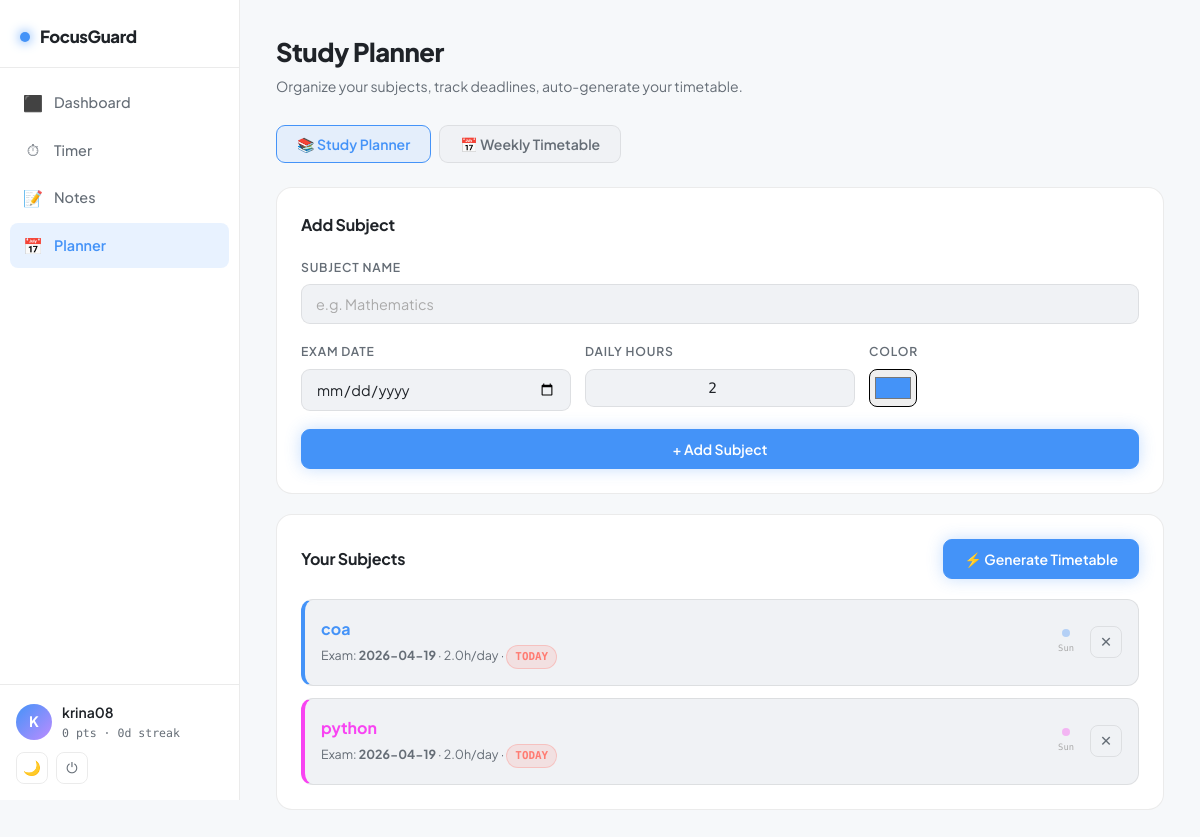
The app's page /planner (signed in) with its own data.
### tables this page shows
CREATE TABLE users (
            id              INTEGER PRIMARY KEY AUTOINCREMENT,
            username        TEXT    UNIQUE NOT NULL,
            password        TEXT    NOT NULL,
            points          INTEGER DEFAULT 0,
            streak          INTEGER DEFAULT 0,
            last_study_date TEXT,
            theme           TEXT    DEFAULT 'dark',
            ringtone        TEXT    DEFAULT 'bell',
            created_at      TIMESTAMP DEFAULT CURRENT_TIMESTAMP
        );

CREATE TABLE planner (
            id          INTEGER PRIMARY KEY AUTOINCREMENT,
            user_id     INTEGER NOT NULL,
            subject     TEXT    NOT NULL,
            exam_date   TEXT    NOT NULL,
            daily_hours REAL    DEFAULT 2.0,
            color       TEXT    DEFAULT '#4493f8',
            created_at  TIMESTAMP DEFAULT CURRENT_TIMESTAMP,
            FOREIGN KEY (user_id) REFERENCES users(id)
        );

### app.py (the view)
@app.route("/planner")
@login_required
def planner():
    db    = get_db()
    uid   = session["user_id"]
    plans = db.execute("SELECT * FROM planner WHERE user_id=? ORDER BY exam_date ASC", (uid,)).fetchall()
    tt    = db.execute("SELECT * FROM timetable WHERE user_id=? ORDER BY id ASC", (uid,)).fetchall()
    today = date.today()
    plans_out = []
    for p in plans:
        exam     = datetime.strptime(p["exam_date"], "%Y-%m-%d").date()
        days_left = max(0, (exam - today).days)
        plans_out.append({**dict(p), "days_left": days_left})
    schedules = {}
    for p in plans_out:
        exam     = datetime.strptime(p["exam_date"], "%Y-%m-%d").date()
        end_date = min(exam, today + timedelta(days=13))
        days = []
        d = today
        while d <= end_date:
            days.append({"date": d.isoformat(), "label": d.strftime("%a %d"), "weekday": d.strftime("%A")})
            d += timedelta(days=1)
        schedules[p["id"]] = days
    return render_template("planner.html",
        user=get_user(), plans=plans_out, timetable=tt, schedules=schedules,
        now=today.isoformat()
    )

### app.py (called while the page is built)
def get_db():
    db = sqlite3.connect("database.db")
    db.row_factory = sqlite3.Row
    return db

def login_required(f):
    @wraps(f)
    def decorated(*args, **kwargs):
        if "user_id" not in session:
            return redirect("/login")
        return f(*args, **kwargs)
    return decorated

def get_user():
    if "user_id" not in session:
        return None
    return get_db().execute("SELECT * FROM users WHERE id=?", (session["user_id"],)).fetchone()

### templates/planner.html (shortened to what this page needs)
{% extends "base.html" %}
{% block content %}
<div class="page-header">
  <div>
    <h1 class="page-title">Study Planner</h1>
    <p class="page-sub">Organize your subjects, track deadlines, auto-generate your timetable.</p>
  </div>
</div>
<div class="tab-row">
  <button class="tab-btn active" onclick="switchTab('planner', this)">📚 Study Planner</button>
  <button class="tab-btn" onclick="switchTab('timetable', this)">📅 Weekly Timetable</button>
</div>
<div class="tab-pane" id="tab-planner">
  <div class="card">
    <h2 class="card-title" style="margin-bottom:20px;">Add Subject</h2>
    <form method="POST" action="/planner/add" class="planner-form">
      <div class="field-group">
        <label>Subject Name</label>
        <input type="text" name="subject" placeholder="e.g. Mathematics" required>
      </div>
      <div class="planner-form-row">
        <div class="field-group">
          <label>Exam Date</label>
          <input type="date" name="exam_date" required min="{{ now }}">
        </div>
        <div class="field-group">
          <label>Daily Hours</label>
          <input type="number" name="daily_hours" value="2" min="0.5" max="12" step="0.5">
        </div>
        <div class="field-group">
          <label>Color</label>
          <input type="color" name="color" value="#4493f8" class="color-input">
        </div>
      </div>
      <button type="submit" class="btn btn-primary">+ Add Subject</button>
    </form>
  </div>
  {% if plans %}
  <div class="card">
    <div class="card-header">
      <h2 class="card-title">Your Subjects</h2>
      <form method="POST" action="/planner/generate" style="margin:0;">
        <button type="submit" class="btn btn-primary">⚡ Generate Timetable</button>
      </form>
    </div>
    <div class="plans-list">
      {% for p in plans %}
      <div class="plan-item" style="border-left-color: {{ p.color }};">
        <div class="plan-left">
          <div class="plan-subject" style="color: {{ p.color }};">{{ p.subject }}</div>
          <div class="plan-meta">
            Exam: <strong>{{ p.exam_date }}</strong> ·
            {{ p.daily_hours }}h/day ·
            <span class="urgency-tag {% if p.days_left <= 7 %}urgent{% elif p.days_left <= 14 %}warning{% else %}safe{% endif %}">
              {% if p.days_left == 0 %}TODAY
              {% elif p.days_left == 1 %}Tomorrow
              {% else %}{{ p.days_left }} days left
              {% endif %}
            </span>
          </div>
        </div>
        <div class="plan-schedule-strip">
          {% if p.id in schedules %}
          {% for day in schedules[p.id][:7] %}
          <div class="strip-day {% if day.weekday in ['Saturday','Sunday'] %}weekend{% endif %}" title="{{ day.label }}">
            <div class="strip-dot" style="background: {{ p.color }};"></div>
            <div class="strip-label">{{ day.label[:3] }}</div>
          </div>
          {% endfor %}
          {% endif %}
        </div>
        <button class="icon-btn danger" onclick="deletePlan({{ p.id }}, this)" title="Delete">✕</button>
      </div>
      {% endfor %}
    </div>
  </div>
  {% else %}
  <div class="empty-state">
    <div class="empty-icon">📅</div>
    <h3>No subjects yet</h3>
    <p>Add your first subject above to start planning your study schedule.</p>
  </div>
  {% endif %}
</div>
{% endblock %}

### templates/base.html (shortened to what this page needs)
<!DOCTYPE html>
<html lang="en" data-theme="{{ user.theme if user else 'dark' }}">
<head>
<link rel="stylesheet" href="/static/style.css">
</head>
<body>
{% if user %}
<div class="app-layout">
  <aside class="sidebar" id="sidebar">
    <div class="sidebar-logo">
      <span class="logo-dot"></span>
      <span>FocusGuard</span>
    </div>
    <nav class="sidebar-nav">
      <a href="/dashboard" class="nav-link {% if request.path == '/dashboard' %}active{% endif %}">
        <span class="nav-icon">⬛</span> Dashboard
      </a>
      <a href="/timer" class="nav-link {% if request.path == '/timer' %}active{% endif %}">
        <span class="nav-icon">⏱</span> Timer
      </a>
      <a href="/notes" class="nav-link {% if request.path == '/notes' %}active{% endif %}">
        <span class="nav-icon">📝</span> Notes
      </a>
      <a href="/planner" class="nav-link {% if request.path == '/planner' %}active{% endif %}">
        <span class="nav-icon">📅</span> Planner
      </a>
    </nav>
    <div class="sidebar-footer">
      <div class="user-chip">
        <div class="user-avatar">{{ user.username[0].upper() }}</div>
        <div>
          <div class="user-name">{{ user.username }}</div>
          <div class="user-pts">{{ user.points }} pts · {{ user.streak }}d streak</div>
        </div>
      </div>
      <div class="sidebar-actions">
        <button class="icon-btn" id="themeBtn" title="Toggle theme">☀</button>
        <a href="/logout" class="icon-btn" title="Logout">⏻</a>
      </div>
    </div>
  </aside>
  <main class="main-content">
    {% block content %}{% endblock %}
  </main>
</div>
{% endif %}
</body>
</html>

### records on screen
users: username "K", username "krina08", points "0", streak "0"
planner: subject "coa", exam_date "2026-04-19", daily_hours "2.0", label "Sun"
planner: subject "python", exam_date "2026-04-19", daily_hours "2.0", label "Sun"
